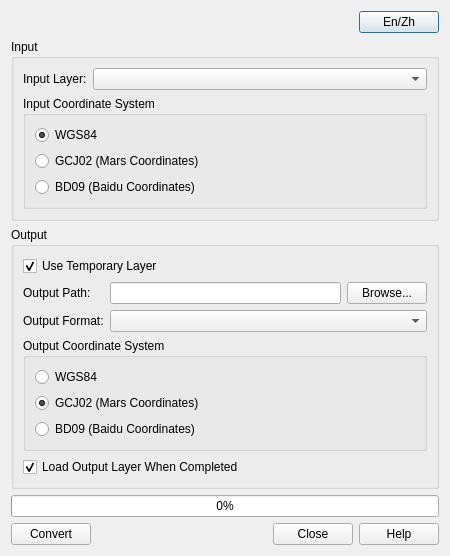
<?xml version="1.0" encoding="UTF-8"?>
<ui version="4.0">
 <class>CoordConvertDialogBase</class>
 <widget class="QDialog" name="CoordConvertDialogBase">
  <property name="geometry">
   <rect>
    <x>0</x>
    <y>0</y>
    <width>450</width>
    <height>550</height>
   </rect>
  </property>
  <property name="windowTitle">
   <string>Coordinate Converter</string>
  </property>
  <layout class="QVBoxLayout" name="verticalLayout">
   <item>
    <layout class="QHBoxLayout" name="horizontalLayout_3">
     <item>
      <spacer name="horizontalSpacer">
       <property name="orientation">
        <enum>Qt::Horizontal</enum>
       </property>
       <property name="sizeHint" stdset="0">
        <size>
         <width>40</width>
         <height>20</height>
        </size>
       </property>
      </spacer>
     </item>
     <item>
      <widget class="QPushButton" name="btnSwitchLanguage">
       <property name="text">
        <string>En/Zh</string>
       </property>
      </widget>
     </item>
    </layout>
   </item>
   <item>
    <widget class="QGroupBox" name="groupBox">
     <property name="title">
      <string>Input</string>
     </property>
     <layout class="QFormLayout" name="formLayout">
      <item row="0" column="0">
       <widget class="QLabel" name="label">
        <property name="text">
         <string>Input Layer:</string>
        </property>
       </widget>
      </item>
      <item row="0" column="1">
       <widget class="QComboBox" name="cboInputLayer">
        <property name="sizePolicy">
         <sizepolicy hsizetype="Expanding" vsizetype="Fixed">
          <horstretch>0</horstretch>
          <verstretch>0</verstretch>
         </sizepolicy>
        </property>
       </widget>
      </item>
      <item row="1" column="0" colspan="2">
       <widget class="QGroupBox" name="groupBoxInputCRS">
        <property name="title">
         <string>Input Coordinate System</string>
        </property>
        <layout class="QVBoxLayout" name="verticalLayout_2">
         <item>
          <widget class="QRadioButton" name="radioButton_wgs84_in">
           <property name="text">
            <string>WGS84</string>
           </property>
           <property name="checked">
            <bool>true</bool>
           </property>
          </widget>
         </item>
         <item>
          <widget class="QRadioButton" name="radioButton_gcj02_in">
           <property name="text">
            <string>GCJ02 (Mars Coordinates)</string>
           </property>
          </widget>
         </item>
         <item>
          <widget class="QRadioButton" name="radioButton_bd09_in">
           <property name="text">
            <string>BD09 (Baidu Coordinates)</string>
           </property>
          </widget>
         </item>
        </layout>
       </widget>
      </item>
     </layout>
    </widget>
   </item>
   <item>
    <widget class="QGroupBox" name="groupBox_2">
     <property name="title">
      <string>Output</string>
     </property>
     <layout class="QFormLayout" name="formLayout_2">
      <item row="0" column="0" colspan="2">
       <widget class="QCheckBox" name="chkUseTemporaryLayer">
        <property name="text">
         <string>Use Temporary Layer</string>
        </property>
        <property name="checked">
         <bool>true</bool>
        </property>
       </widget>
      </item>
      <item row="1" column="0">
       <widget class="QLabel" name="label_2">
        <property name="text">
         <string>Output Path:</string>
        </property>
       </widget>
      </item>
      <item row="1" column="1">
       <layout class="QHBoxLayout" name="horizontalLayout">
        <item>
         <widget class="QLineEdit" name="leOutputPath"/>
        </item>
        <item>
         <widget class="QPushButton" name="btnBrowse">
          <property name="text">
           <string>Browse...</string>
          </property>
         </widget>
        </item>
       </layout>
      </item>
      <item row="2" column="0">
       <widget class="QLabel" name="label_3">
        <property name="text">
         <string>Output Format:</string>
        </property>
       </widget>
      </item>
      <item row="2" column="1">
       <widget class="QComboBox" name="cboOutputFormat"/>
      </item>
      <item row="3" column="0" colspan="2">
       <widget class="QGroupBox" name="groupBoxOutputCRS">
        <property name="title">
         <string>Output Coordinate System</string>
        </property>
        <layout class="QVBoxLayout" name="verticalLayout_3">
         <item>
          <widget class="QRadioButton" name="radioButton_wgs84_out">
           <property name="text">
            <string>WGS84</string>
           </property>
          </widget>
         </item>
         <item>
          <widget class="QRadioButton" name="radioButton_gcj02_out">
           <property name="text">
            <string>GCJ02 (Mars Coordinates)</string>
           </property>
           <property name="checked">
            <bool>true</bool>
           </property>
          </widget>
         </item>
         <item>
          <widget class="QRadioButton" name="radioButton_bd09_out">
           <property name="text">
            <string>BD09 (Baidu Coordinates)</string>
           </property>
          </widget>
         </item>
        </layout>
       </widget>
      </item>
      <item row="4" column="0" colspan="2">
       <widget class="QCheckBox" name="chkLoadOutput">
        <property name="text">
         <string>Load Output Layer When Completed</string>
        </property>
        <property name="checked">
         <bool>true</bool>
        </property>
       </widget>
      </item>
     </layout>
    </widget>
   </item>
   <item>
    <widget class="QProgressBar" name="progressBar">
     <property name="value">
      <number>0</number>
     </property>
    </widget>
   </item>
   <item>
    <layout class="QHBoxLayout" name="horizontalLayout_2">
     <item>
      <widget class="QPushButton" name="btnConvert">
       <property name="text">
        <string>Convert</string>
       </property>
      </widget>
     </item>
     <item>
      <widget class="QDialogButtonBox" name="button_box">
       <property name="orientation">
        <enum>Qt::Horizontal</enum>
       </property>
       <property name="standardButtons">
        <set>QDialogButtonBox::Close|QDialogButtonBox::Help</set>
       </property>
      </widget>
     </item>
    </layout>
   </item>
  </layout>
 </widget>
 <resources/>
 <connections>
  <connection>
   <sender>button_box</sender>
   <signal>rejected()</signal>
   <receiver>CoordConvertDialogBase</receiver>
   <slot>reject()</slot>
   <hints>
    <hint type="sourcelabel">
     <x>316</x>
     <y>480</y>
    </hint>
    <hint type="destinationlabel">
     <x>286</x>
     <y>274</y>
    </hint>
   </hints>
  </connection>
 </connections>
</ui>
